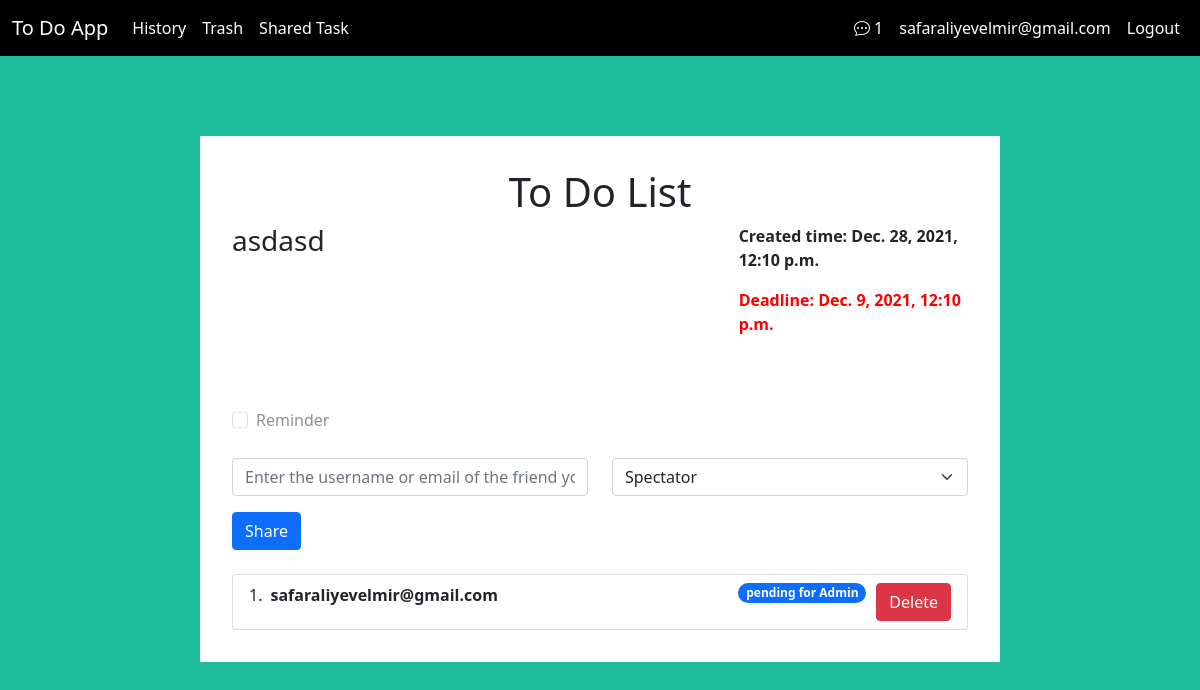
Before: /todoapp/task-share/10/ (signed in) with the older database file.
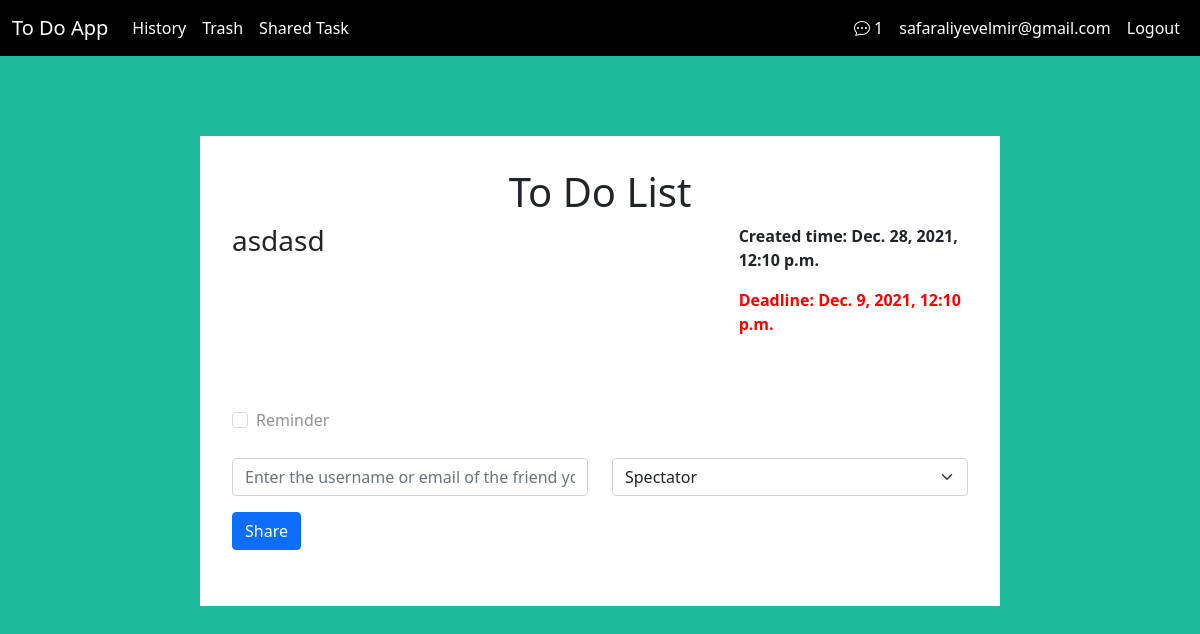
After: the same page with the newer database file.
### todoapp/models.py (models this page shows, shortened)
class TaskShare(models.Model):
    user = models.ForeignKey(user,on_delete=models.CASCADE,related_name="user_share_task")
    task = models.ForeignKey(Task,on_delete=models.CASCADE,related_name='task_share')
    status = models.CharField(choices=STATUS_CHOICE,max_length=255)
    request = models.BooleanField(default=False)
    created_at = models.DateTimeField(auto_now_add=True)
    updated_at = models.DateTimeField(auto_now=True)

### accounts/models.py (models this page shows)
class CustomUser(AbstractUser):
    username = None
    email = models.EmailField(unique=True)
    token =models.CharField(max_length=120,null=True,blank=True)
    is_active = models.BooleanField(default=False)
    USERNAME_FIELD = 'email'
    REQUIRED_FIELDS = []
    object = CustomUserManager()

### todoapp/views.py (the view, shortened to what this page needs)
# urls.py: path('task-share/<int:pk>/',TaskSharePageView.as_view(),name='task-share'),
class TaskSharePageView(LoginRequiredMixin,CheckAccessMixin,DetailView):
    template_name = 'share.html'
    model = Task
    def get_context_data(self, **kwargs):
        context = super().get_context_data(**kwargs)
        task = self.get_object()
        context["task_share"] = TaskShare.objects.filter(task=task)
        return context

### core/views.py (called while the page is built)
    @method_decorator(login_required)
    def dispatch(self,request,*args,**kwargs):
        return super(LoginRequiredMixin,self).dispatch(request,*args,**kwargs)

### todoapp/templatetags/message.py (called while the page is built)
@register.simple_tag(name='messageCount')
def messageCount(user):
    return TaskShare.objects.filter(user=user,request=False).count()

### todoapp/views.py (called while the page is built)
    def dispatch(self,request,*args,**kwargs):
        self.object = self.get_object()
        access = TaskShare.objects.filter(task=self.object).all()
        if any(x.user == request.user and x.request==True for x in access) or self.object.user == request.user:
            return super().dispatch(request, *args, **kwargs)
        else:
            return redirect('index')

### templates/share.html (shortened to what this page needs)
{% extends 'base.html' %}
{% block content %}
<div class="container">
    <div class="row">
        <div class="d-flex justify-content-center mainBox">
            <div class="toDoBox">
                <h1 style="text-align: center;">To Do List</h1>
                <div class="form-todo">
                    <form method="POST" >
                      <div class="row">
                        <div class="col-8">
                          <h3>{{task.title}}</h3>
                        </div>
                        <div class="col-4">
                          <b>
                            <p>Created time: {{task.created_at}}</p>
                          </b>
                          <b>
                            <p style="color:red;">Deadline: {{task.deadline}}</p>
                          </b>
                        </div>
                      </div>
                      <div class="row">
                        <div class="row mt-4">
                          <div class="col-12">
                          </div>
                        </div>
                        <div class="row mt-3">
                          <div class="col-12">
                            <div class="form-check">
                              <input class="form-check-input" name="email" type="checkbox" value="" {% if task.done == True %} checked
                                {% else %} {% endif %} disabled id="flexCheckDefault">
                              <label class="form-check-label" for="flexCheckDefault">
                                Reminder
                              </label>
                            </div>
                          </div>
                        </div>
                    </form>
                  </div>
                <div class="share-box mt-4">
                  <form action="{% url 'task-share' task.id %}" method="post">
                    <div class="row">
                      <div class="col-6">
                          <div class="form-group">
                              <input type="email" name="email" placeholder="Enter the username or email of the friend you want to share" class="form-control">
                          </div>
                      </div>
                      <div class="col-6">
                          <div class="form-group">
                            <select class="form-select" name="user_type" aria-label="Default select example">
                              <option value="Spectator" selected>Spectator</option>
                            </select>
                          </div>
                      </div>
                  </div>
                  <div class="row mt-3">
                    <div class="col-6">
                      <div class="form-group">
                          <input type="submit" class="btn btn-primary" value="Share">
                      </div>
                  </div>
                  </div>
                  </div>
                </div>
                <div class="share-list mt-4">
                    <ol class="list-group list-group-numbered">
                      {% for share in task_share %}
                      <li class="list-group-item d-flex justify-content-between align-items-start">
                        <div class="ms-2 me-auto">
                          <div class="fw-bold">{{share.user.email}} </div>
                        </div>
                        <span class="badge bg-primary rounded-pill">
                          {% if share.request == False %}
                            pending for {{share.status}}
                          {% else %}
                          {{share.status}}
                          {% endif %}
                        </span>
                        <a href="{% url 'delete-task-request' share.pk %}" style="margin-left: 10px;" class="btn btn-danger">Delete</a>
                      </li>
                      {% endfor %}
                      </ol>
                </div>
            </div>
        </div>
    </div>
{% endblock content %}

Changed rows visible on the page:
removed TaskShare: user.email "safaraliyevelmir@gmail.com", status "Admin"
